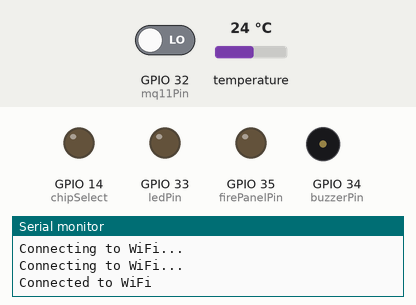
A sketch run on a simulated ESP32. Shown: output pins drawn as LEDs (lit = HIGH), buzzer (waves = sounding, pin HIGH), the last lines printed to the serial monitor. The test bench sets the inputs (shaded band); at power-on: GPIO 32 (mq11Pin) LOW, temperature 24 °C. WiFi joins after 1.5 s; servers stay silent unless stated; storage starts empty.

Above: at 3.2 s.
3.3 s: GPIO 32 (mq11Pin) driven HIGH
At 4.7 s:
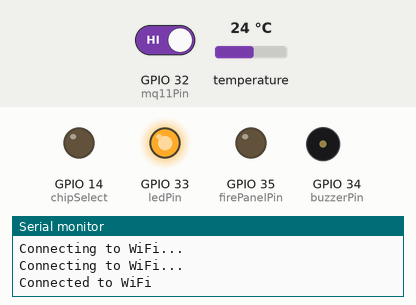
5.6 s: GPIO 32 (mq11Pin) driven LOW
At 7.4 s:
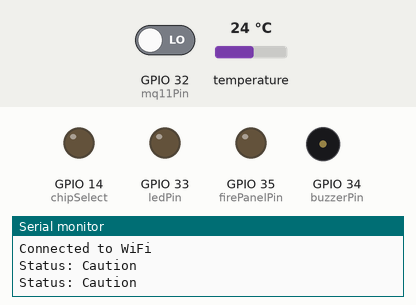
Timing chart, 0 to 8.9 s (numbered marks = the images above; inputs shaded):
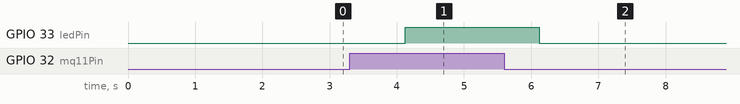

The sketch:

code-not-tested-free-rtos.ino
```cpp
#include <Wire.h>
#include <Adafruit_Sensor.h>
#include <Adafruit_BMP280.h>
#include <WiFi.h>
#include <ESPAsyncWebServer.h>
#include <SD.h>
#include <SPI.h>
#include <freertos/FreeRTOS.h>
#include <freertos/task.h>

// Replace with your network credentials
const char* ssid = "your_SSID";
const char* password = "your_PASSWORD";

// MQ-11 digital pin
const int mq11Pin = 32;

// LED and buzzer pins
const int ledPin = 33;
const int buzzerPin = 34;
const int firePanelPin = 35;
const int chipSelect = 14;

// Temperature threshold
const float TEMPERATURE_THRESHOLD = 65.0;

// Notification intervals
const unsigned long FIRE_INTERVAL = 5 * 1000;
const unsigned long MAINTENANCE_INTERVAL = 20 * 60 * 1000;
const unsigned long NORMAL_INTERVAL = 60 * 60 * 1000;

// BMP-280
Adafruit_BMP280 bmp;

// Create an instance of the server
AsyncWebServer server(80);

// Status and protection levels
enum Status {
  Normal,
  Maintenance,
  Caution,
  Fire
};

Status currentStatus = Normal;

// Update status task
void updateStatusTask(void* parameter) {
  while (1) {
    int mq11Value = digitalRead(mq11Pin);
    float temperature = bmp.readTemperature();

    Status previousStatus = currentStatus;

    if (mq11Value == HIGH || temperature > TEMPERATURE_THRESHOLD) {
      currentStatus = Caution;
      if (mq11Value == HIGH && temperature > TEMPERATURE_THRESHOLD) {
        currentStatus = Fire;
      }
    } else {
      currentStatus = Normal;
    }

    // Send a signal to the fire panel and log the change if the status has changed
    if (currentStatus != previousStatus) {
      if (currentStatus == Fire) {
        digitalWrite(firePanelPin, HIGH);
        logToSDCard("Fire detected");
      } else {
        digitalWrite(firePanelPin, LOW);
      }
      logToSDCard("Status changed to: " + String(currentStatus));
    }
    vTaskDelay(1000 / portTICK_PERIOD_MS);
  }
}

// Handle LEDs and buzzer task
void handleLEDsAndBuzzerTask(void* parameter) {
  while (1) {
    if (currentStatus == Caution || currentStatus == Fire) {
      digitalWrite(ledPin, HIGH);
    } else {
      digitalWrite(ledPin, LOW);
    }

    if (currentStatus == Fire) {
      digitalWrite(buzzerPin, HIGH);
    } else {
      digitalWrite(buzzerPin, LOW);
    }
    vTaskDelay(100 / portTICK_PERIOD_MS);
  }
}

// Send notification task
void sendNotificationTask(void* parameter) {
  while (1) {
    if (shouldSendNotification()) {
      sendNotification();
    }
    vTaskDelay(1000 / portTICK_PERIOD_MS);
  }
}
// Function to determine status


// Function to handle notifications based on status and time intervals
bool shouldSendNotification() {
  static unsigned long lastNotificationTime = 0;
  unsigned long currentTime = millis();
  unsigned long interval = 0;

  if (currentStatus == Fire) {
    interval = FIRE_INTERVAL;
  } else if (currentStatus == Maintenance) {
    interval = MAINTENANCE_INTERVAL;
  } else if (currentStatus == Normal) {
    interval = NORMAL_INTERVAL;
  }

  if (currentTime - lastNotificationTime >= interval) {
    lastNotificationTime = currentTime;
    return true;
  }

  return false;
}

// Add the missing sendNotification() function
void sendNotification() {
  String notificationMessage;
  switch (currentStatus) {
    case Normal:
      notificationMessage = "Status: Normal";
      break;
    case Maintenance:
      notificationMessage = "Status: Maintenance";
      break;
    case Caution:
      notificationMessage = "Status: Caution";
      break;
    case Fire:
      notificationMessage = "Status: Fire";
      break;
  }
  Serial.println(notificationMessage);
}


void logToSDCard(const String& message) {
  File logFile = SD.open("/log.txt", FILE_APPEND);
  if (logFile) {
    logFile.println(message);
    logFile.close();
  } else {
    Serial.println("Error opening log file.");
  }
}

// Function to generate HTML content
String generateHtmlContent() {
  String html;
  html.reserve(200);
  html = "<html><body>";
  html += "MQ-11: " + String(digitalRead(mq11Pin)) + "<br>";
  html += "Temperature: " + String(bmp.readTemperature()) + " &#8451;<br>";
  html += "Pressure: " + String(bmp.readPressure() / 100) + " hPa<br>";
  html += "Status: ";
  switch (currentStatus) {
    case Normal: html += "Normal"; break;
    case Maintenance: html += "Maintenance"; break;
    case Caution: html += "Caution"; break;
    case Fire: html += "Fire"; break;
  }
  html += "</body></html>";
  return html;
}

void setup() {
  // Start the serial communication
  Serial.begin(115200);

  // Connect to Wi-Fi
  WiFi.begin(ssid, password);
  while (WiFi.status() != WL_CONNECTED) {
    delay(1000);
    Serial.println("Connecting to WiFi...");
  }
  Serial.println("Connected to WiFi");

  pinMode(chipSelect, OUTPUT);
  if (!SD.begin(chipSelect)) {
    Serial.println("SD card initialization failed!");
    return;
  }

  // Configure the fire panel pin
  pinMode(firePanelPin, OUTPUT);
  digitalWrite(firePanelPin, LOW);


  // Initialize the BMP-280 sensor
  if (!bmp.begin()) {
    Serial.println("Could not find a valid BMP-280 sensor, check wiring!");
    while (1);
  }

  // Configure the MQ-11 digital pin
  pinMode(mq11Pin, INPUT);

  // Configure LED and buzzer pins
  pinMode(ledPin, OUTPUT);
  pinMode(buzzerPin, OUTPUT);

  // Serve the sensor values and current status
  server.on("/status", HTTP_GET, [](AsyncWebServerRequest * request) {
    String html = generateHtmlContent();
    request->send(200, "text/html", html);
  });

  // Start the server
  server.begin();

  // Create FreeRTOS tasks
  xTaskCreate(updateStatusTask, "Update Status Task", 2048, NULL, 1, NULL);
  xTaskCreate(handleLEDsAndBuzzerTask, "Handle LEDs and Buzzer Task", 1024, NULL, 1, NULL);
  xTaskCreate(sendNotificationTask, "Send Notification Task", 2048, NULL, 1, NULL);
}


void loop() {
  // The loop function remains empty since all tasks are now running on FreeRTOS tasks
}
```

Measured:
- after the input at 3.3 s, GPIO 33 (ledPin): LOW → HIGH after 0.82 s
- after the input at 5.6 s, GPIO 33 (ledPin): HIGH → LOW after 0.52 s
